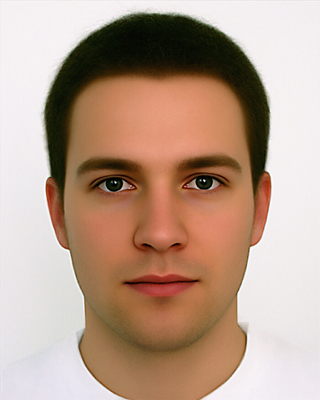
//> input picture backend/image14.jpg, 320 x 400 px
$ ./sketcher image14.jpg   (built with g++ and OpenCV 4)
//> lines starting //> are read from the running program, lines starting //| are printed output that depends on the picture
//> further down, img is the input picture: 400 rows x 320 cols, CV_8UC3; mean B, G, R 140.9, 158, 184.4
#include <iostream>
#include <cv.h>
#include <highgui.h>
#include <math.h>
#include <dirent.h>
#include <string.h>
#include <list>
#include <map>
#include <fstream>

using namespace std;

struct coord{
    float x;
    float y;
};

/** Start sketching
  * 1) desaturate by luminousity
  * 2) Create New layer, Invert, GaussBlurr 5
  * 3) DODGE layers
  */
IplImage* desat_lum(IplImage* img)
{
    IplImage *desat_img = cvCreateImage(cvSize(img->width,img->height),8,1);
    IplImage *res_img = cvCreateImage(cvSize(img->height,img->height),8,3);
    cvResize(img, res_img, CV_INTER_LINEAR);
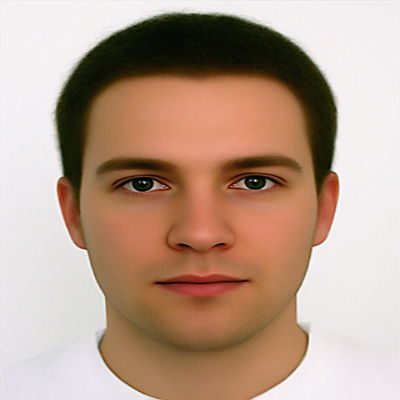
//> res_img: 400 rows x 400 cols, CV_8UC3; mean B, G, R 141, 158.1, 184.4
    //cvFillImage( desat_img,255);
    CvScalar s;
    CvScalar ls;

    for(int i=0; i<img->height; i++) {
        for(int j=0; j<img->width; j++) {

            s = cvGet2D( img, i, j);
            ls.val[0] = 0.07*s.val[0] + 0.72*s.val[1] + 0.21*s.val[2];
            cvSet2D( desat_img,i,j, ls );
        }
    }
//> this loop made 400 passes
//> s on passes 1 to 3: Scalar(225, 230, 231), Scalar(241, 243, 244), Scalar(235, 237, 238)
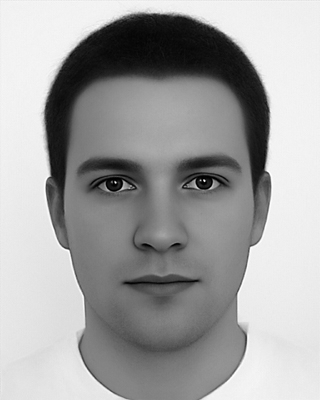
//> desat_img: 400 rows x 320 cols, CV_8UC1; min 0, max 255, mean 162.4
//> after the loop, s = Scalar(243, 238, 240)
    return desat_img;
}

IplImage* layer_invert_blur(IplImage* img)
{
    IplImage *dup_lay = cvCreateImage(cvSize(img->width,img->height),8,1);
    cvCopyImage(img, dup_lay);
    CvScalar s;

    for(int i=0; i<img->height; i++) {
        for(int j=0; j<img->width; j++) {
            s = cvGet2D( dup_lay, i, j);
            s.val[0] = 255-s.val[0];
            cvSet2D( dup_lay, i, j, s);
        }
    }
//> this loop made 400 passes
//> s on passes 1 to 3: Scalar(25), Scalar(12), Scalar(18)
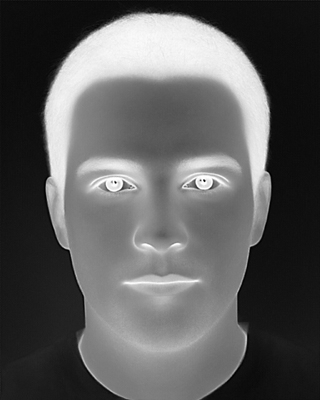
//> dup_lay: 400 rows x 320 cols, CV_8UC1; min 0, max 255, mean 92.6
//> after the loop, s = Scalar(16)
    cvSmooth( dup_lay, dup_lay, CV_GAUSSIAN,17,17);
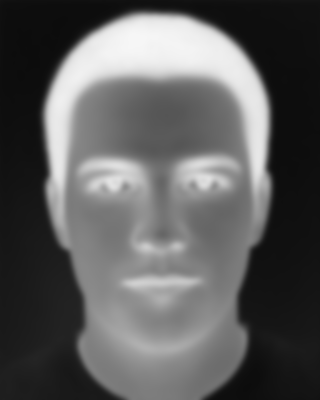
//> dup_lay: 400 rows x 320 cols, CV_8UC1; min 12, max 246, mean 92.7
    return dup_lay;

}

IplImage* layer_dodge(IplImage* topLayer, IplImage* bottomLayer)
{
    CvScalar st, sb, sr;
    IplImage* res_img = cvCreateImage(cvSize(topLayer->width,topLayer->height),8,1);
    for(int i=0; i<topLayer->height; i++) {
        for(int j=0; j<topLayer->width; j++) {
            st = cvGet2D( topLayer, i, j); sb = cvGet2D( bottomLayer, i, j);
            sr.val[0] = (sb.val[0]*256)/((255-st.val[0])+1);
            cvSet2D( res_img, i, j, sr);
        }
    }
//> this loop made 400 passes
//> (st, sb) on passes 1 to 3: (Scalar(20), Scalar(230)), (Scalar(19), Scalar(243)), (Scalar(18), Scalar(237))
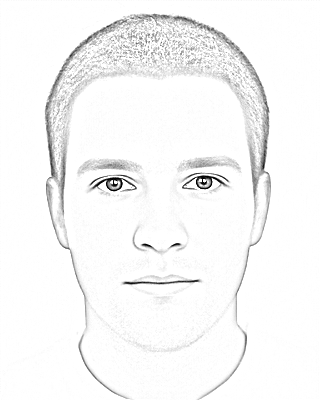
//> res_img: 400 rows x 320 cols, CV_8UC1; min 0, max 255, mean 246.4
//> after the loop, st = Scalar(18); sb = Scalar(239)
    return res_img;
}

IplImage* Wrapper_sketch(IplImage* img)
{
    IplImage *desat_img, *layer_inv_blur;
    desat_img = desat_lum(img);
    layer_inv_blur = layer_invert_blur( desat_img);

    IplImage *sketch = layer_dodge( layer_inv_blur, desat_img );
    cvReleaseImage( &desat_img );
    cvReleaseImage( &layer_inv_blur);
    return sketch;
}

int main(int argc, char *argv[]) {
    char saved_file[256];
    char input_file[1024];
    strcpy(input_file,"/home/sketchit/input/");
    strcat(input_file, argv[1]);
    cout<<input_file;
    strcpy(saved_file,"/home/sketchit/output/");
    strcat(saved_file, argv[1]);
    cout<<saved_file;
 //   cvNamedWindow("desat",1);
    IplImage *img =    cvLoadImage(argv[1]);

    IplImage *sketch = Wrapper_sketch(img);
    cvSaveImage("yours.jpg", sketch);
//    cvShowImage("desat",sketch);
//    cvWaitKey(0);
    return 0;
}

$ run again, on backend/166170_475732921375_575301375_6054715_1786298_n.jpg
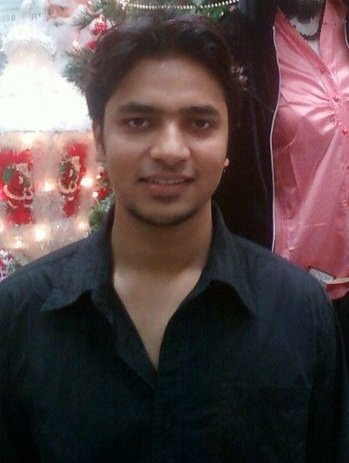
//> input picture backend/166170_475732921375_575301375_6054715_1786298_n.jpg, 349 x 463 px
//> img is the input picture: 463 rows x 349 cols, CV_8UC3; mean B, G, R 71, 70.2, 86.6
//> the loop in desat_lum, `for(int i=0; i<img->height; i++)` made 463 passes
//> s on passes 1 to 3: Scalar(26, 23, 39), Scalar(26, 22, 41), Scalar(24, 20, 39)
//> after the loop in desat_lum, `for(int i=0; i<img->height; i++)`: s = Scalar(19, 16, 12)
//> the loop in layer_invert_blur, `for(int i=0; i<img->height; i++)` made 463 passes
//> s on passes 1 to 3: Scalar(228), Scalar(229), Scalar(231)
//> after the loop in layer_invert_blur, `for(int i=0; i<img->height; i++)`:
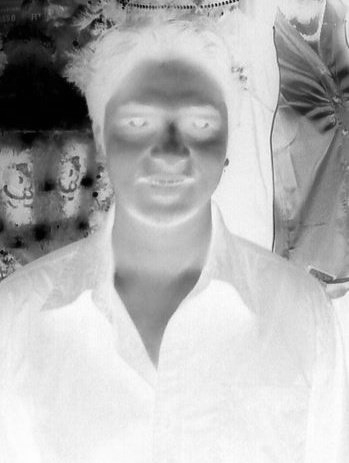
//> dup_lay: 463 rows x 349 cols, CV_8UC1; min 0, max 254, mean 181.3
//> after the loop in layer_invert_blur, `for(int i=0; i<img->height; i++)`: s = Scalar(240)
//> the loop in layer_dodge, `for(int i=0; i<topLayer->height; i++)` made 463 passes
//> (st, sb) on passes 1 to 3: (Scalar(228), Scalar(27)), (Scalar(228), Scalar(26)), (Scalar(227), Scalar(24))
//> after the loop in layer_dodge, `for(int i=0; i<topLayer->height; i++)`:
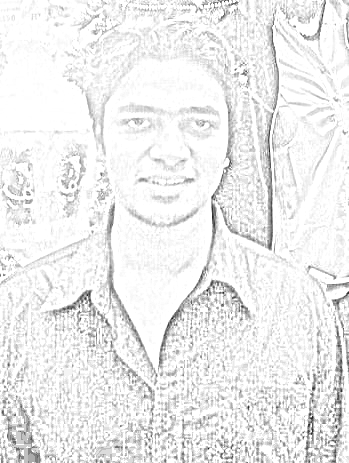
//> res_img: 463 rows x 349 cols, CV_8UC1; min 20, max 255, mean 237.3
//> after the loop in layer_dodge, `for(int i=0; i<topLayer->height; i++)`: sb = Scalar(15)

$ run again, on backend/attractive_average_girl.jpg
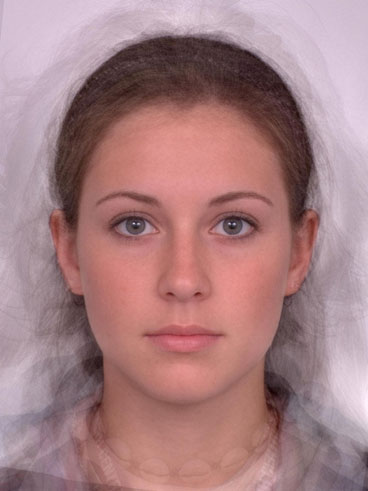
//> input picture backend/attractive_average_girl.jpg, 368 x 491 px
//> img is the input picture: 491 rows x 368 cols, CV_8UC3; mean B, G, R 131.8, 128.6, 167.2
//> the loop in desat_lum, `for(int i=0; i<img->height; i++)` made 491 passes
//> s on passes 1 to 3: Scalar(206, 187, 206), Scalar(206, 187, 206), Scalar(205, 186, 205)
//> after the loop in desat_lum, `for(int i=0; i<img->height; i++)`: s = Scalar(61, 48, 62)
//> the loop in layer_invert_blur, `for(int i=0; i<img->height; i++)` made 491 passes
//> s on passes 1 to 3: Scalar(63), Scalar(63), Scalar(64)
//> after the loop in layer_invert_blur, `for(int i=0; i<img->height; i++)`:
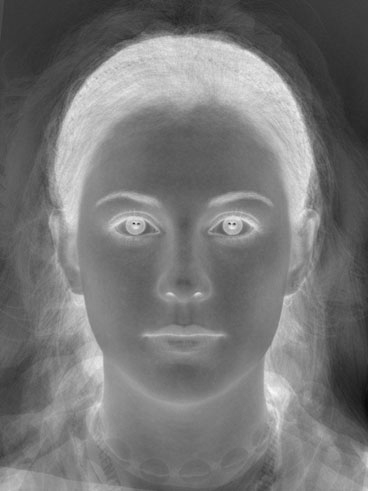
//> dup_lay: 491 rows x 368 cols, CV_8UC1; min 10, max 250, mean 118.1
//> after the loop in layer_invert_blur, `for(int i=0; i<img->height; i++)`: s = Scalar(203)
//> the loop in layer_dodge, `for(int i=0; i<topLayer->height; i++)` made 491 passes
//> (st, sb) on passes 1 to 3: (Scalar(63), Scalar(192)), (Scalar(63), Scalar(192)), (Scalar(64), Scalar(191))
//> after the loop in layer_dodge, `for(int i=0; i<topLayer->height; i++)`:
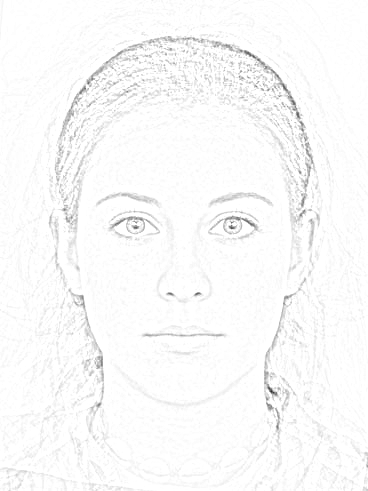
//> res_img: 491 rows x 368 cols, CV_8UC1; min 44, max 255, mean 249.7
//> after the loop in layer_dodge, `for(int i=0; i<topLayer->height; i++)`: st = Scalar(192); sb = Scalar(52)
